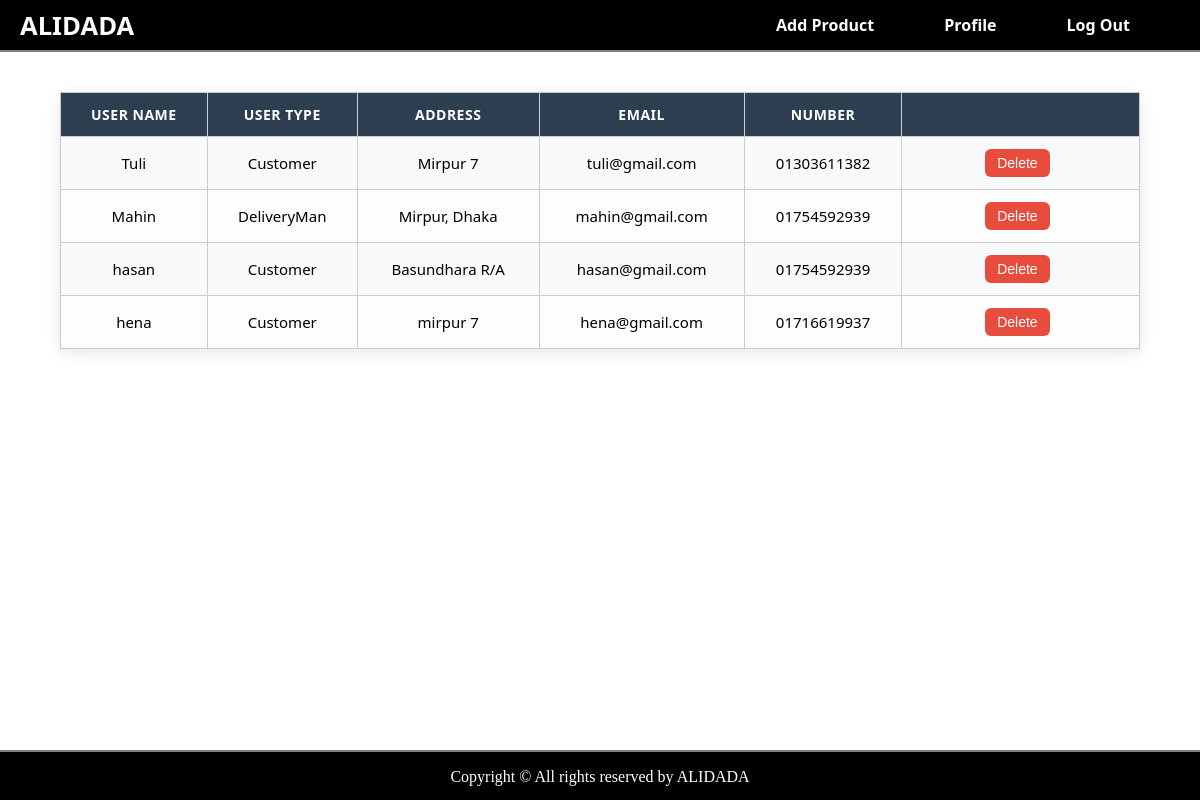
/view/Admin/userView.php (signed in), run on the app's committed database.
### tables this page shows
CREATE TABLE `user_info` (
  `user_id` int(11) NOT NULL,
  `user_name` varchar(30) NOT NULL,
  `password` varchar(30) NOT NULL,
  `type` varchar(30) NOT NULL,
  `address` varchar(60) NOT NULL,
  `email` varchar(30) NOT NULL,
  `nid` varchar(20) NOT NULL,
  `user_image` varchar(50) NOT NULL
);

### model/model.php (called while the page is built, shortened)
<?php
class Model {
    private $conn;
    public function OpenCon() {
        $db_server = "localhost";
        $db_user = "root";
        $db_pass = "";
        $db_name = "e_commerce_management_system";
        $db = "";
        try {
            $db = mysqli_connect($db_server, $db_user, $db_pass, $db_name);
        } catch(mysqli_sql_exception $e) {
            echo "<script>alert('MySQL not started in XAMPP');</script>";
        }
        return $db;
    }
    public function __construct() {
        $this->conn = $this->OpenCon();
    }
    public function getAllUsers() {
        $result = $this->conn->query("SELECT * FROM user_info WHERE type IN ('Customer','DeliveryMan')");
        return $result->fetch_all(MYSQLI_ASSOC);
    }
}
?>

### controller/Admin/userController.php (called while the page is built, shortened)
<?php
include_once('../../model/Model.php');
$model = new Model();
$users = $model->getAllUsers();
?>

### view/Admin/userView.php (the view, shortened to what this page needs)
<?php
    include_once('../../controller/Admin/userController.php');
?>
<!DOCTYPE html>
<html lang="en">
<head>
    <link rel="stylesheet" href="/E-Commerce/CSS/customerInfo.css">
</head>
<body>
<div class="main-content">
    <header>
        <a href="adDashboard.php"><h2>ALIDADA</h2></a>
        <nav>
            <a href="adAddProduct.php">Add Product</a>
            <a href="adProfile.php">Profile</a>
            <a href="../../controller/logout.php">Log Out</a>
        </nav>
    </header>
    <hr>
    <table>
        <tr>
            <th>User Name</th>
            <th>User Type</th>
            <th>Address</th>
            <th>Email</th>
            <th>Number</th>
            <th></th>
        </tr>
        <?php if(!empty($users)): ?>
            <?php foreach($users as $user): ?>
                <tr>
                    <td><?php echo ($user['user_name']); ?></td>
                    <td><?php echo ($user['type']); ?></td>
                    <td><?php echo ($user['address']); ?></td>
                    <td><?php echo ($user['email']); ?></td>
                    <td><?php echo ($user['nid']); ?></td>
                    <td>
                        <a href="../../controller/Admin/userController.php?delete_id=<?php echo $user['user_id']; ?>" >
                           <button type="button" class="button">Delete</button>
                        </a>
                    </td>
                </tr>
            <?php endforeach; ?>
        <?php else: ?>
            <tr>
                <td colspan="6" style="text-align:center;">No users found</td>
            </tr>
        <?php endif; ?>
    </table>
    <footer>
        <hr>
        <p>Copyright &copy; All rights reserved by ALIDADA</p>
    </footer>
</div>
</body>
</html>

### CSS/customerInfo.css (style rules this page uses)
body { background-color: white; }
html, body { margin: 0; padding: 0; }
hr { margin: 0; border: none; height: 2px; background-color: gray; }
table, th, td { border: 1px solid black; text-align: center; }
.main-content { flex: 1; }
header { display: flex; align-items: center; justify-content: space-between; padding: 0 20px; font-weight: 700; background-color: black; width: 100%; height: 50px; box-sizing: border-box; }
header h2 { margin: 0; color: white; }
header nav { display: flex; gap: 20px; }
header nav a { font-family: 'Segoe UI', sans-serif; text-decoration: none; color: white; }
header a { text-decoration: none; color: white; }
a { margin-right: 50px; font-family: 'Segoe UI'; }
h2 { margin: 15px 0 10px 70px; font-size: 1.6em; color: #121212; }
table { width: 90%; margin: 40px auto; border-collapse: collapse; font-family: 'Segoe UI', sans-serif; font-size: 15px; background: #fdfdfd; box-shadow: 0px 4px 15px rgba(0, 0, 0, 0.1); border-radius: 10px; }
table th, table td { border: 1px solid #ccc; padding: 12px 15px; text-align: center; }
table th { background: #2c3e50; color: white; text-transform: uppercase; letter-spacing: 0.5px; font-size: 14px; }
table tr:nth-child(even) { background: #f8f9fa; }
table td:last-child .button { margin-left: 3.1em; }
.button { background-color: #e74c3c; color: white; border: none; padding: 6px 12px; font-size: 14px; border-radius: 6px; cursor: pointer; transition: all 0.3s ease; }

### data on the page
user_info: user_name "Tuli", type "Customer", address "Mirpur 7", email "tuli@gmail.com", nid "01303611382"
user_info: user_name "Mahin", type "DeliveryMan", address "Mirpur, Dhaka", email "mahin@gmail.com", nid "01754592939"
user_info: user_name "hasan", type "Customer", address "Basundhara R/A", email "hasan@gmail.com", nid "01754592939"
user_info: user_name "hena", type "Customer", address "mirpur 7", email "hena@gmail.com", nid "01716619937"
